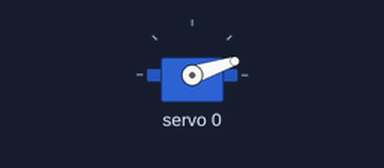
This sketch was run on a simulated Arduino Uno, built with avr-gcc and run on an emulated ATmega328P. Shown: servo. What the sketch prints to the serial monitor is not drawn.

Above: at 0.55 s.
Timing chart, 0 to 5.1 s (numbered marks = the images above):
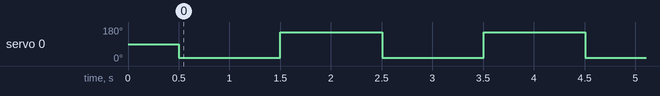

The sketch:

servo_test.ino
```cpp
#include <Wire.h>
#include <Adafruit_PWMServoDriver.h>

Adafruit_PWMServoDriver pwm = Adafruit_PWMServoDriver();

const int SERVO_CHANNEL = 0;

const int SERVO_OPEN = 150;
const int SERVO_CLOSED = 430;

void setup() {
  Serial.begin(115200);

  Wire.begin();

  pwm.begin();
  pwm.setPWMFreq(50);

  delay(500);

  Serial.println("Servo test started.");
}

void loop() {
  Serial.println("Opening servo...");
  pwm.setPWM(SERVO_CHANNEL, 0, SERVO_OPEN);
  delay(1000);

  Serial.println("Closing servo...");
  pwm.setPWM(SERVO_CHANNEL, 0, SERVO_CLOSED);
  delay(1000);
}
```

Measured:
- by itself, servo 0: alternates 151° for 1.0 s and 18° for 1.0 s
